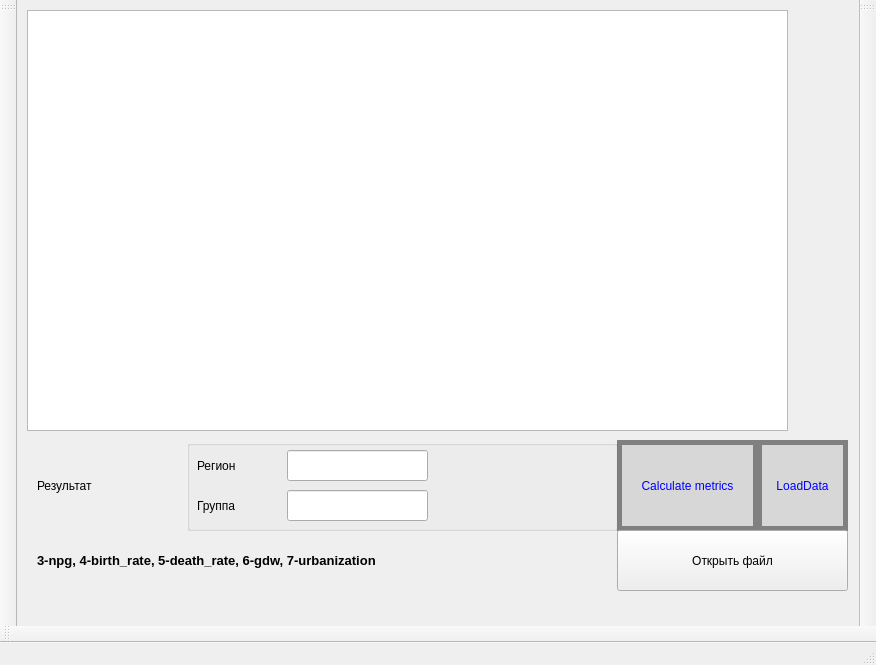
<?xml version="1.0" encoding="UTF-8"?>
<ui version="4.0">
 <class>MainWindow</class>
 <widget class="QMainWindow" name="MainWindow">
  <property name="geometry">
   <rect>
    <x>0</x>
    <y>0</y>
    <width>876</width>
    <height>665</height>
   </rect>
  </property>
  <property name="maximumSize">
   <size>
    <width>876</width>
    <height>665</height>
   </size>
  </property>
  <property name="windowTitle">
   <string>MainWindow</string>
  </property>
  <property name="styleSheet">
   <string notr="true">QLabel {
  qproperty-alignment: 'AlignVCenter | AlignRight';
  border: 3px solid gray;
}

background-color : white;</string>
  </property>
  <widget class="QWidget" name="centralwidget">
   <widget class="QPushButton" name="LoadData_button">
    <property name="geometry">
     <rect>
      <x>740</x>
      <y>440</y>
      <width>91</width>
      <height>91</height>
     </rect>
    </property>
    <property name="maximumSize">
     <size>
      <width>131</width>
      <height>101</height>
     </size>
    </property>
    <property name="styleSheet">
     <string notr="true">QPushButton {
  background-color: rgb(215, 215, 215);
  border: 5px solid gray;
  color: blue; 
}
QPushButton:pressed {
    background-color: qlineargradient(x1: 0, y1: 0, x2: 0, y2: 1,
                                      stop: 0 #BEBEBE, stop: 1 #D7D7D7);
}</string>
    </property>
    <property name="text">
     <string>LoadData</string>
    </property>
   </widget>
   <widget class="QPushButton" name="Calculate_metrics">
    <property name="geometry">
     <rect>
      <x>600</x>
      <y>440</y>
      <width>141</width>
      <height>91</height>
     </rect>
    </property>
    <property name="styleSheet">
     <string notr="true">QPushButton {
  background-color: rgb(215, 215, 215);
  border: 5px solid gray;
  color: blue; 
}
QPushButton:pressed {
    background-color: qlineargradient(x1: 0, y1: 0, x2: 0, y2: 1,
                                      stop: 0 #BEBEBE, stop: 1 #D7D7D7);
}</string>
    </property>
    <property name="text">
     <string>Calculate metrics</string>
    </property>
   </widget>
   <widget class="QLabel" name="Result_metrics">
    <property name="geometry">
     <rect>
      <x>20</x>
      <y>440</y>
      <width>151</width>
      <height>91</height>
     </rect>
    </property>
    <property name="styleSheet">
     <string notr="true">QLabel {
  qproperty-alignment: 'AlignVCenter | AlignRight';
  border: 3px solid gray;
}

background-color : white;</string>
    </property>
    <property name="text">
     <string>Результат</string>
    </property>
   </widget>
   <widget class="QGroupBox" name="groupBox">
    <property name="geometry">
     <rect>
      <x>170</x>
      <y>440</y>
      <width>431</width>
      <height>91</height>
     </rect>
    </property>
    <property name="styleSheet">
     <string notr="true">QLabel {
  qproperty-alignment: 'AlignVCenter | AlignRight';
  border: 3px solid gray;
}

background-color : white;</string>
    </property>
    <property name="title">
     <string/>
    </property>
    <widget class="QLabel" name="Regiom_label">
     <property name="geometry">
      <rect>
       <x>10</x>
       <y>10</y>
       <width>81</width>
       <height>31</height>
      </rect>
     </property>
     <property name="text">
      <string>Регион</string>
     </property>
    </widget>
    <widget class="QLabel" name="Number_label">
     <property name="geometry">
      <rect>
       <x>10</x>
       <y>50</y>
       <width>81</width>
       <height>31</height>
      </rect>
     </property>
     <property name="text">
      <string>Группа</string>
     </property>
    </widget>
    <widget class="QLineEdit" name="Input_Region">
     <property name="geometry">
      <rect>
       <x>100</x>
       <y>10</y>
       <width>141</width>
       <height>31</height>
      </rect>
     </property>
    </widget>
    <widget class="QLineEdit" name="Input_number">
     <property name="geometry">
      <rect>
       <x>100</x>
       <y>50</y>
       <width>141</width>
       <height>31</height>
      </rect>
     </property>
    </widget>
   </widget>
   <widget class="QLabel" name="Rezult_errors">
    <property name="geometry">
     <rect>
      <x>20</x>
      <y>530</y>
      <width>581</width>
      <height>61</height>
     </rect>
    </property>
    <property name="font">
     <font>
      <pointsize>10</pointsize>
      <weight>75</weight>
      <bold>true</bold>
     </font>
    </property>
    <property name="text">
     <string>3-npg, 4-birth_rate, 5-death_rate, 6-gdw, 7-urbanization</string>
    </property>
   </widget>
   <widget class="QPushButton" name="inputPath">
    <property name="geometry">
     <rect>
      <x>600</x>
      <y>530</y>
      <width>231</width>
      <height>61</height>
     </rect>
    </property>
    <property name="text">
     <string>Открыть файл</string>
    </property>
   </widget>
   <widget class="QTableView" name="tableInformation">
    <property name="geometry">
     <rect>
      <x>10</x>
      <y>10</y>
      <width>761</width>
      <height>421</height>
     </rect>
    </property>
    <property name="editTriggers">
     <set>QAbstractItemView::NoEditTriggers</set>
    </property>
   </widget>
  </widget>
  <widget class="QMenuBar" name="menubar">
   <property name="geometry">
    <rect>
     <x>0</x>
     <y>0</y>
     <width>876</width>
     <height>20</height>
    </rect>
   </property>
  </widget>
  <widget class="QStatusBar" name="statusbar"/>
  <widget class="QToolBar" name="toolBar">
   <property name="windowTitle">
    <string>toolBar</string>
   </property>
   <attribute name="toolBarArea">
    <enum>LeftToolBarArea</enum>
   </attribute>
   <attribute name="toolBarBreak">
    <bool>false</bool>
   </attribute>
  </widget>
  <widget class="QToolBar" name="toolBar_2">
   <property name="windowTitle">
    <string>toolBar_2</string>
   </property>
   <attribute name="toolBarArea">
    <enum>RightToolBarArea</enum>
   </attribute>
   <attribute name="toolBarBreak">
    <bool>false</bool>
   </attribute>
  </widget>
  <widget class="QToolBar" name="toolBar_3">
   <property name="windowTitle">
    <string>toolBar_3</string>
   </property>
   <attribute name="toolBarArea">
    <enum>BottomToolBarArea</enum>
   </attribute>
   <attribute name="toolBarBreak">
    <bool>false</bool>
   </attribute>
  </widget>
 </widget>
 <resources/>
 <connections/>
</ui>
